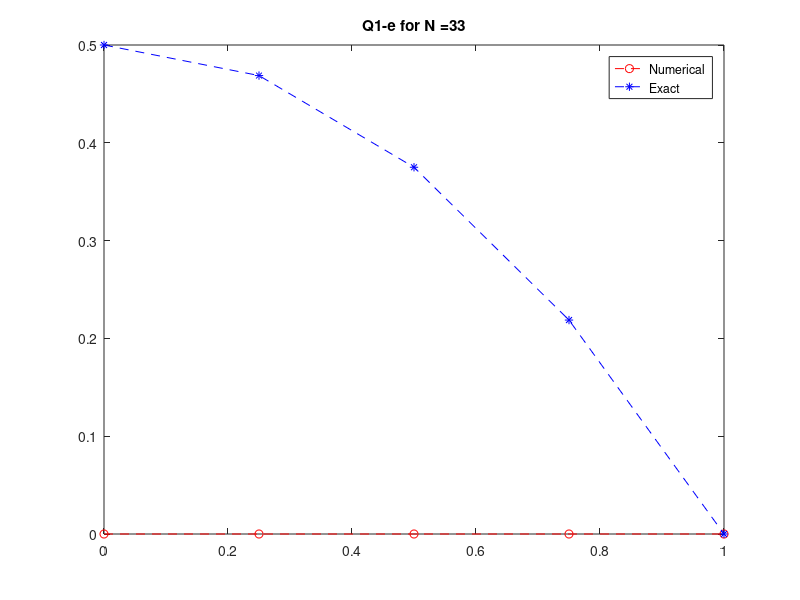

Write the MATLAB code that produced this figure.
clc
clear all

n = input('Enter the number of grid points: ') ;
method = input('Enter \n1 for Gauss-Siedel Method \n2 for Gaussian Elimination\n ');

T = zeros (n,1) ;

delta_x = 1/(n-1) ;
x = zeros (n,1) ;
for i=1:n
    x(i) = (i-1)*delta_x ;
end

T_exact = zeros(n,1) ;
for i=1:n
    T_exact(i) = (1-(x(i)^2))/2 ;
end

switch method
    
    case 1
        %-----Gauss-Seidel Method-----%
        
        T_new = zeros (n,1) ;
        k=0;
        err=1;
        
        while err > 10^(-6)
            
            k=k+1;
            
            for i=2:n-1
                T_new(i) = ((delta_x^2) + T_new(i-1) + T(i+1)) / 2 ;
            end
            T_new(1) = ((4*T_new(2))-T_new(3))/3;
            err = abs(max( T_new - T ))
            T = T_new ;
            
            if k>2000
                break
            end
        end
    
    case 2
        %-----Gaussian Elimination-----%
        
        A = zeros(n-2) ;
        b = zeros(n-2,1) ;
        
        for i=1:n-2
            if i==1
                A(i,i) = -2/3;
                A(i,i+1) = 2/3;
                b(i) = -(delta_x^2) ;
            elseif i==n-2
                A(i,i-1) = 1;
                A(i,i) = -2;
                b(i) = -(delta_x^2)-T(i) ;
            else
                A(i,i-1) = 1;
                A(i,i) = -2;
                A(i,i+1) = 1;
                b(i) = -(delta_x^2) ;
            end
        end
        
        X =zeros(n-2,1);
        for k=1:n-2
            for i=k+1:n-2
                m(i,k)=A(i,k)/A(k,k);
                for j=k:n-2
                    A(i,j) = A(i,j) - (m(i,k)*A(k,j));
                end
                b(i) = b(i)-(m(i,k)*b(k));
            end
        end
        
        X(n-2) = b(n-2)/A(n-2,n-2);
        for k = n-3:-1:1
            sum = 0;
            for j = k+1:n-2
                sum = sum + (X(j)*A(k,j));
            end
            X(k) = (b(k)-sum)/A(k,k);
        end
        
        for i=1:n-2
            T(i+1) = X(i);
        end
        T(1)=T(2);
    otherwise fprintf('Not a valid option')
end

 plot(x,T,'r--o');
 hold on 
 plot(x,T_exact,'b--*');
 legend('Numerical','Exact');
 title('Q1-e for N =33');